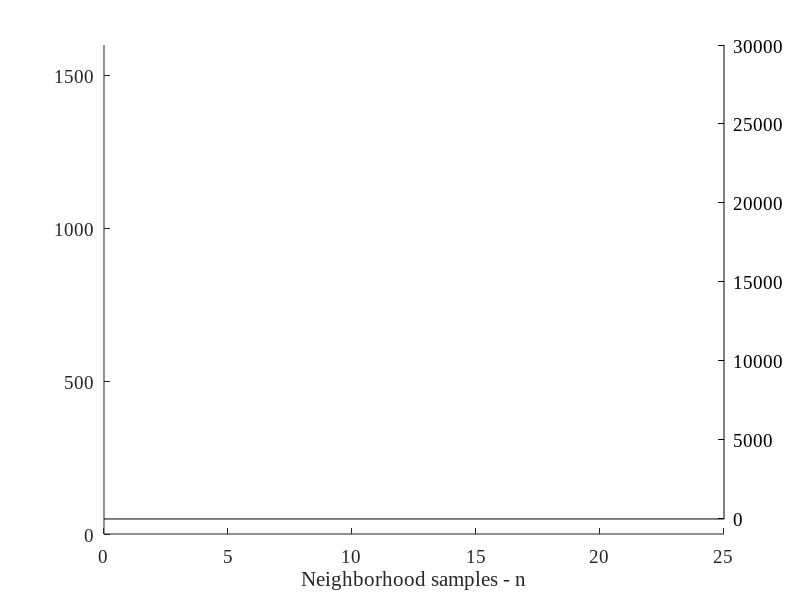

Here is the MATLAB script that generated this plot: (Note: this script raises an error after producing the figure.)
clear all
close all

% Change default axes fonts.
set(0,'DefaultAxesFontName', 'Times New Roman')
set(0,'DefaultAxesFontSize', 14)

% Change default text fonts.
set(0,'DefaultTextFontname', 'Times New Roman')
set(0,'DefaultTextFontSize', 14)

outputFilename = 'grapDiffNeighResolution.pdf';
outputFilenamepng = 'grapDiffNeighResolution.png';
SAVE_TO_FILE = true;
%{
sets={{'Tsiligirides Set 3','../data/resultsDiffResolutionsP3/results.txt','Set 3, T_{max}= 55','+-r'},...
      {'Chao diamond-shaped Set','../data/resultsDiffResolutions64/results.txt','Set 64, T_{max}= 55','o-.b'},...
      {'Chao squared-shaped Set','../data/resultsDiffResolutions66/results.txt','Set 66, T_{max}= 65','*:g'}};

sets={{'Tsiligirides Set 3','../data/resultsDiffResolutionsP3/results_r1.2.txt','Set 3, T_{max}= 55','+-r'},...
      {'Chao diamond-shaped Set','../data/resultsDiffResolutions64/results_r1.2.txt','Set 64, T_{max}= 55','o-.b'},...
      {'Chao squared-shaped Set','../data/resultsDiffResolutions66/results_r1.2.txt','Set 66, T_{max}= 65','*:g'}};
%}
%{
sets={{'Tsiligirides Set 3','../data/resultsRVNSDiffResolution/resultsDiffResolutionsP3/results.log','Set 3, T_{max}= 55','-r'},...
      {'Chao diamond-shaped Set','../data/resultsRVNSDiffResolution/resultsDiffResolutions64/results.log','Set 64, T_{max}= 55','-.b'},...
      {'Chao squared-shaped Set','../data/resultsRVNSDiffResolution/resultsDiffResolutions66/results.log','Set 66, T_{max}= 65',':g'}};
%}

  sets={{'Tsiligirides Set 3','../data/resultsDiffNeighSampling/resultsAll.log','Set 3, T_{max}= 55','-r'},...
       {'Chao diamond-shaped Set','../data/resultsDiffNeighSampling/resultsAll.log','Set 64, T_{max}= 55','-.b'},...
       {'Chao squared-shaped Set','../data/resultsDiffNeighSampling/resultsAll.log','Set 66, T_{max}= 65',':g'}};

  
 signs = ['+' 'o' 's' '*' 'd' 'x']  
 signid = 1; 
 
maxRewardAll = 0;
minRewardAll = 1000000000000000000;
fig = figure(1)
widthFig = 520
heightFig = 280
widthFig = 800
%heightFig = 400
heightFig = 300
set(fig,'Position', [0 0 widthFig heightFig]);
hold on
legendsRew={};
legendsTime={};
%ylabel('Collected reward - R')
ylim([0 1600])
xlim([0 25])
xlabel('Neighborhood samples - n')

ax1 = gca; % current axes
set(gca, 'Color','none')
ax1_pos = get(ax1,'Position'); % position of first axes
%set(gcf, 'Color', 'None')

ax2 = axes('Position',get(ax1,'Position'),...
       'XAxisLocation','bottom',...
       'YAxisLocation','right',...
       'Color','none',...
       'XColor','k','YColor','k');

%ax2.XTick = [0]
set(ax2, 'XTick', []);
linkaxes([ax1 ax2],'x');
ylim(ax2,[0 30000])

hold on


rewardPlots = [];
timePlots = [];
legendsCT = {};
legendsRew = {};
for setID=1:size(sets,2)
setID
set = sets{:,setID};
resultID = 1;
comparisonStruct = struct;
setName = set{1};
resultsMy = parseLog(set{2});
plotLegend = set{3};
plotSyle = set{4};

%legends = {legends{:},plotLegend }
legendReward = strcat('Achieved reward,',{' '},plotLegend);
legendCT = strcat('Computational Time,',{' '},plotLegend );
legendsRew = {legendsRew{:},legendReward{1}};
legendsCT = {legendsCT{:},legendCT{1}};
%legends = {legends{:},legendReward{1},legendCT{1}}
myResultIDs = find(ismember({resultsMy(:).NAME},{setName}));
neigh_resolutions =  unique([resultsMy(myResultIDs).NEIGHBORHOOD_RESOLUTION]);   
%resolutions= [ 1 2 3 4 5 6 7 8 9 10 11 12 13 14 15 16 20 24 28 32];

    for neigh_resolution = neigh_resolutions
        
        sameResolutionstIDs = find(ismember({resultsMy(:).NAME},{setName}) & [resultsMy(:).NEIGHBORHOOD_RESOLUTION] == neigh_resolution);
        
        rew_r1_0_max = max([resultsMy(sameResolutionstIDs).REWARDS]);
        %maxRewardAll = max(maxRewardAll,rew_r1_0_max);
        %minRewardAll = min(minRewardAll,rew_r1_0_max);
        rew_r1_0_mean_ctime_last_imp = mean([resultsMy(sameResolutionstIDs).CTIME_LAST_IMPR]);
        rew_r1_0_mean_ctime = mean([resultsMy(sameResolutionstIDs).CTIME]);
        %mean(A)
       
         %add budget
        %comparisonStruct(resultID).BUDGET = actualBudget;
        comparisonStruct(resultID).NEIGHBORHOOD_RESOLUTION = neigh_resolution;
       
        comparisonStruct(resultID).MY_REWARD_R_1_0_MAX = rew_r1_0_max ;
        comparisonStruct(resultID).CTIME_LAST_IMPR = rew_r1_0_mean_ctime_last_imp/1000 ;
        comparisonStruct(resultID).CTIME = rew_r1_0_mean_ctime/1000 ;
        %comparisonStruct(resultID).MY_REWARD_R_0_0_MEAN = rew_r0_0_mean;
        %comparisonStruct(resultID).MY_REWARD_R_0_5_MEAN = rew_r0_5_mean;
        %comparisonStruct(resultID).MY_REWARD_R_1_0_MEAN = rew_r1_0_mean;
        
        
        %comparisonStruct(resultID).CTIME_S_R_0_0 = rew_r0_0_mean_ctime;
        %comparisonStruct(resultID).CTIME_S_R_0_5 = rew_r0_5_mean_ctime;
        %comparisonStruct(resultID).CTIME_S_R_1_0 = rew_r1_0_mean_ctime;

        resultID = resultID + 1;
    end
    
  % [AX,hndlRew,hndlTime] = plotyy([comparisonStruct(:).RESOLUTION],[comparisonStruct(:).MY_REWARD_R_1_0_MAX],[comparisonStruct(:).RESOLUTION],[comparisonStruct(:).CTIME]);
   hndlRew = plot([comparisonStruct(:).NEIGHBORHOOD_RESOLUTION],[comparisonStruct(:).MY_REWARD_R_1_0_MAX],strcat(signs(signid*2-1),plotSyle),'Parent',ax1)
   
    
   hndlTime = plot([comparisonStruct(:).NEIGHBORHOOD_RESOLUTION],[comparisonStruct(:).CTIME_LAST_IMPR],strcat(signs(signid*2),plotSyle),'Parent',ax2)
   
   timePlots = [timePlots , hndlTime]; 
   rewardPlots = [rewardPlots , hndlRew]; 
   signid= signid +1;
end

%axes(ax1);


%columnlegend(6,legends,'NorthWest');
%gridLegend(rewardPlots,3,legends)
%hdl,nCols,gKey
%columnlegend(3,legends,'NorthWest')
%legend(ax1,legends,'Location','southeast');
%legend(ax2,legends,'Location','southeast');
%legend('boxoff');
ylabel(ax1,'Collected reward - R')
ylabel(ax2,'Computational time [s]')

[legend_h,object_h,plot_h,text_strings] = columnlegend(2,[rewardPlots,timePlots],{legendsRew{:},legendsCT{:}},'northoutside','boxon');
legend_h.set('Position',[0.1 0.75 0.8 0.03])

tightfig
%legend(rewardPlots,legends,'location','northoutside','Orientation','horizontal')
if SAVE_TO_FILE
save2pdf(outputFilename,fig);
print2im(outputFilenamepng, fig,'-alpha');
end






